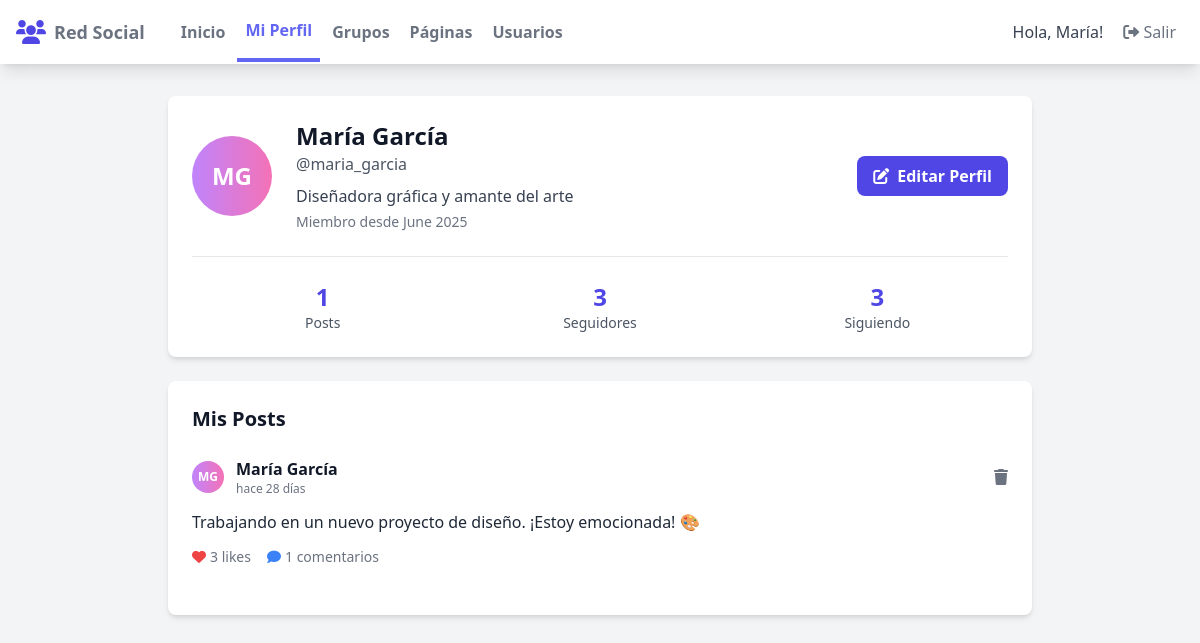
Screenshot of /dashboard/profile.php (signed in) with the database file from the repository.
### tables this page shows
CREATE TABLE users (
    id INT PRIMARY KEY AUTO_INCREMENT,
    username VARCHAR(50) UNIQUE NOT NULL,
    email VARCHAR(100) UNIQUE NOT NULL,
    password VARCHAR(255) NOT NULL,
    first_name VARCHAR(50) NOT NULL,
    last_name VARCHAR(50) NOT NULL,
    profile_picture VARCHAR(255) DEFAULT 'default-avatar.jpg',
    bio TEXT,
    birth_date DATE,
    created_at TIMESTAMP DEFAULT CURRENT_TIMESTAMP,
    updated_at TIMESTAMP DEFAULT CURRENT_TIMESTAMP ON UPDATE CURRENT_TIMESTAMP,
    is_active BOOLEAN DEFAULT TRUE
);

CREATE TABLE posts (
    id INT PRIMARY KEY AUTO_INCREMENT,
    user_id INT NOT NULL,
    content TEXT NOT NULL,
    image VARCHAR(255),
    created_at TIMESTAMP DEFAULT CURRENT_TIMESTAMP,
    updated_at TIMESTAMP DEFAULT CURRENT_TIMESTAMP ON UPDATE CURRENT_TIMESTAMP,
    FOREIGN KEY (user_id) REFERENCES users(id) ON DELETE CASCADE
);

### includes/functions.php (called while the page is built, shortened)
<?php
function timeAgo($datetime) {
    $time = time() - strtotime($datetime);
    if ($time < 2592000) return 'hace ' . round($time/86400) . ' días';
    return 'hace ' . round($time/31536000) . ' años';
}
function getPostLikesCount($post_id) {
    $database = new Database();
    $db = $database->getConnection();
    $query = "SELECT COUNT(*) FROM post_likes WHERE post_id = ?";
    $stmt = $db->prepare($query);
    $stmt->execute([$post_id]);
    return $stmt->fetchColumn();
}
function getPostCommentsCount($post_id) {
    $database = new Database();
    $db = $database->getConnection();
    $query = "SELECT COUNT(*) FROM comments WHERE post_id = ?";
    $stmt = $db->prepare($query);
    $stmt->execute([$post_id]);
    return $stmt->fetchColumn();
}
?>

### dashboard/profile.php (the view, shortened to what this page needs)
<?php
require_once '../includes/functions.php';
$database = new Database();
$db = $database->getConnection();
$query = "SELECT * FROM users WHERE id = ?";
$stmt = $db->prepare($query);
$stmt->execute([$_SESSION['user_id']]);
$user = $stmt->fetch(PDO::FETCH_ASSOC);
$query = "SELECT p.*, u.username, u.first_name, u.last_name
          FROM posts p
          JOIN users u ON p.user_id = u.id
          WHERE p.user_id = ?
          ORDER BY p.created_at DESC";
$stmt = $db->prepare($query);
$stmt->execute([$_SESSION['user_id']]);
$posts = $stmt->fetchAll(PDO::FETCH_ASSOC);
$query = "SELECT COUNT(*) as posts_count FROM posts WHERE user_id = ?";
$stmt = $db->prepare($query);
$stmt->execute([$_SESSION['user_id']]);
$posts_count = $stmt->fetchColumn();
$query = "SELECT COUNT(*) as followers_count FROM follows WHERE following_id = ?";
$stmt = $db->prepare($query);
$stmt->execute([$_SESSION['user_id']]);
$followers_count = $stmt->fetchColumn();
$query = "SELECT COUNT(*) as following_count FROM follows WHERE follower_id = ?";
$stmt = $db->prepare($query);
$stmt->execute([$_SESSION['user_id']]);
$following_count = $stmt->fetchColumn();
?>
<!DOCTYPE html>
<html lang="es">
<head>
    <script src="https://cdn.tailwindcss.com"></script>
    <link rel="stylesheet" href="https://cdnjs.cloudflare.com/ajax/libs/font-awesome/6.0.0/css/all.min.css">
</head>
<body class="bg-gray-100 min-h-screen">
    <nav class="bg-white shadow-lg sticky top-0 z-50">
        <div class="max-w-7xl mx-auto px-4">
            <div class="flex justify-between">
                <div class="flex space-x-7">
                    <div class="flex items-center py-4">
                        <i class="fas fa-users text-indigo-600 text-2xl mr-2"></i>
                        <span class="font-semibold text-gray-500 text-lg">Red Social</span>
                    </div>
                    <div class="hidden md:flex items-center space-x-1">
                        <a href="index.php" class="py-4 px-2 text-gray-500 font-semibold hover:text-indigo-500 transition duration-300">Inicio</a>
                        <a href="profile.php" class="py-4 px-2 text-indigo-500 border-b-4 border-indigo-500 font-semibold">Mi Perfil</a>
                        <a href="groups.php" class="py-4 px-2 text-gray-500 font-semibold hover:text-indigo-500 transition duration-300">Grupos</a>
                        <a href="pages.php" class="py-4 px-2 text-gray-500 font-semibold hover:text-indigo-500 transition duration-300">Páginas</a>
                        <a href="users.php" class="py-4 px-2 text-gray-500 font-semibold hover:text-indigo-500 transition duration-300">Usuarios</a>
                    </div>
                </div>
                <div class="flex items-center space-x-3">
                    <span class="text-gray-700">Hola, <?php echo $_SESSION['first_name']; ?>!</span>
                    <a href="../auth/logout.php" class="py-2 px-2 font-medium text-gray-500 rounded hover:bg-red-500 hover:text-white transition duration-300">
                        <i class="fas fa-sign-out-alt"></i> Salir
                    </a>
                </div>
            </div>
        </div>
    </nav>
    <div class="max-w-4xl mx-auto px-4 py-8">
        <div class="bg-white rounded-lg shadow-md p-6 mb-6">
            <div class="flex items-center space-x-6">
                <div class="w-20 h-20 rounded-full bg-gradient-to-r from-purple-400 to-pink-400 flex items-center justify-center text-white font-bold text-2xl">
                    <?php echo strtoupper(substr($user['first_name'], 0, 1) . substr($user['last_name'], 0, 1)); ?>
                </div>
                <div class="flex-1">
                    <h1 class="text-2xl font-bold text-gray-900"><?php echo $user['first_name'] . ' ' . $user['last_name']; ?></h1>
                    <p class="text-gray-600">@<?php echo $user['username']; ?></p>
                    <p class="text-gray-700 mt-2"><?php echo $user['bio'] ?: 'Sin biografía'; ?></p>
                    <p class="text-sm text-gray-500 mt-1">Miembro desde <?php echo date('F Y', strtotime($user['created_at'])); ?></p>
                </div>
                <div class="text-right">
                    <button onclick="openEditModal()" class="bg-indigo-600 hover:bg-indigo-700 text-white font-bold py-2 px-4 rounded-lg transition duration-300">
                        <i class="fas fa-edit mr-2"></i>Editar Perfil
                    </button>
                </div>
            </div>
            <div class="grid grid-cols-3 gap-4 mt-6 pt-6 border-t border-gray-200">
                <div class="text-center">
                    <div class="text-2xl font-bold text-indigo-600"><?php echo $posts_count; ?></div>
                    <div class="text-sm text-gray-600">Posts</div>
                </div>
                <div class="text-center">
                    <div class="text-2xl font-bold text-indigo-600"><?php echo $followers_count; ?></div>
                    <div class="text-sm text-gray-600">Seguidores</div>
                </div>
                <div class="text-center">
                    <div class="text-2xl font-bold text-indigo-600"><?php echo $following_count; ?></div>
                    <div class="text-sm text-gray-600">Siguiendo</div>
                </div>
            </div>
        </div>
        <div class="bg-white rounded-lg shadow-md p-6">
            <h2 class="text-xl font-bold text-gray-900 mb-6">Mis Posts</h2>
            <?php if (empty($posts)): ?>
                <div class="text-center py-8">
                    <i class="fas fa-edit text-gray-400 text-4xl mb-4"></i>
                    <h3 class="text-xl font-semibold text-gray-600 mb-2">No has publicado nada aún</h3>
                    <p class="text-gray-500">¡Comparte tu primer post desde la página de inicio!</p>
                    <a href="index.php" class="inline-block mt-4 bg-indigo-600 hover:bg-indigo-700 text-white font-bold py-2 px-4 rounded-lg transition duration-300">
                        Crear Post
                    </a>
                </div>
            <?php else: ?>
                <div class="space-y-6">
                    <?php foreach ($posts as $post): ?>
                        <div class="border-b border-gray-200 pb-6 last:border-b-0" data-post-id="<?php echo $post['id']; ?>">
                            <div class="flex items-center mb-3">
                                <div class="w-8 h-8 rounded-full bg-gradient-to-r from-purple-400 to-pink-400 flex items-center justify-center text-white font-bold text-xs">
                                    <?php echo strtoupper(substr($post['first_name'], 0, 1) . substr($post['last_name'], 0, 1)); ?>
                                </div>
                                <div class="ml-3 flex-1">
                                    <h4 class="font-semibold text-gray-900"><?php echo $post['first_name'] . ' ' . $post['last_name']; ?></h4>
                                    <p class="text-xs text-gray-500"><?php echo timeAgo($post['created_at']); ?></p>
                                </div>
                                <div class="flex space-x-2">
                                    <button onclick="deletePost(<?php echo $post['id']; ?>)"
                                            class="text-gray-500 hover:text-red-500 transition duration-300"
                                            title="Eliminar publicación">
                                        <i class="fas fa-trash"></i>
                                    </button>
                                </div>
                            </div>
                            <p class="text-gray-800 leading-relaxed mb-3"><?php echo nl2br(htmlspecialchars($post['content'])); ?></p>
                            <div class="flex items-center space-x-4 text-sm text-gray-500">
                                <span class="flex items-center">
                                    <i class="fas fa-heart text-red-500 mr-1"></i>
                                    <?php echo getPostLikesCount($post['id']); ?> likes
                                </span>
                                <span class="flex items-center">
                                    <i class="fas fa-comment text-blue-500 mr-1"></i>
                                    <?php echo getPostCommentsCount($post['id']); ?> comentarios
                                </span>
                            </div>
                        </div>
                    <?php endforeach; ?>
                </div>
            <?php endif; ?>
        </div>
    </div>
</body>
</html>

### rows the page displays
users: first_name+last_name "MG", first_name "María", last_name "García", username "maria_garcia", bio "Diseñadora gráfica y amante del arte", created_at "June 2025"
posts: user.last_name "MG", user.first_name "María", user.last_name "García", created_at "hace 28 días", content "Trabajando en un nuevo proyecto de diseño. ¡Estoy emocionada! 🎨", id "3", id "1"

### other values shown
$_SESSION['first_name'] "María"
$posts_count "1"
$followers_count "3"
$following_count "3"
